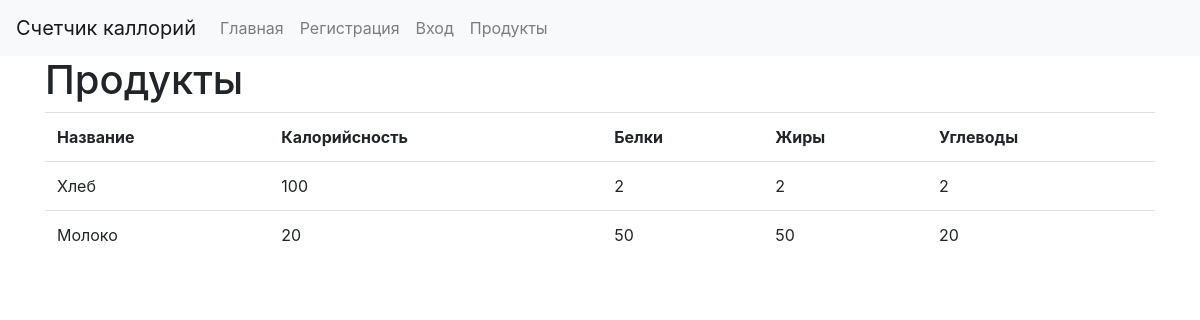
/dishes, run on the app's committed database.
### models.py (models this page shows, shortened)
class Dishes(db.Model): #Блюда
    id = db.Column(db.Integer, primary_key=True)
    name = db.Column(db.String(64))
    calorie = db.Column(db.Integer)
    proteins = db.Column(db.Integer)
    fats = db.Column(db.Integer)
    carbohydrates = db.Column(db.Integer)

### app.py (the view)
@app.route('/dishes', methods=["GET", "POST"])
def dishes():
    f = forms.AddDishes()
    if f.validate_on_submit() and session['admin']:
        p = models.Dishes(name=f.name.data, calorie=f.calorie.data, proteins=f.proteins.data, fats=f.fats.data,
                          carbohydrates=f.carbohydrates.data)
        db.session.add(p)
        db.session.commit()
    d = models.Dishes.query.all()
    return render_template('dishes.html', title='Dishes', form=f, dishes=d)

### templates/dishes.html (shortened to what this page needs)
{% extends "base.html" %}
{% block content %}
    <h1>Продукты</h1>
    <table class="table">
        <tr>
            <th>Название</th>
            <th>Калорийсность</th>
            <th>Белки</th>
            <th>Жиры</th>
            <th>Углеводы</th>
        </tr>
        {% for p in dishes %}
            <tr>
            <td>{{ p.name }}</td>
            <td>{{ p.calorie }}</td>
            <td>{{ p.proteins }}</td>
            <td>{{ p.fats }}</td>
            <td>{{ p.carbohydrates }}</td>
            </tr>
        {% endfor %}
    </table>
{% endblock %}

### data on the page
Dishes: name "Хлеб", calorie "100", proteins "2", fats "2", carbohydrates "2"
Dishes: name "Молоко", calorie "20", proteins "50", fats "50", carbohydrates "20"
